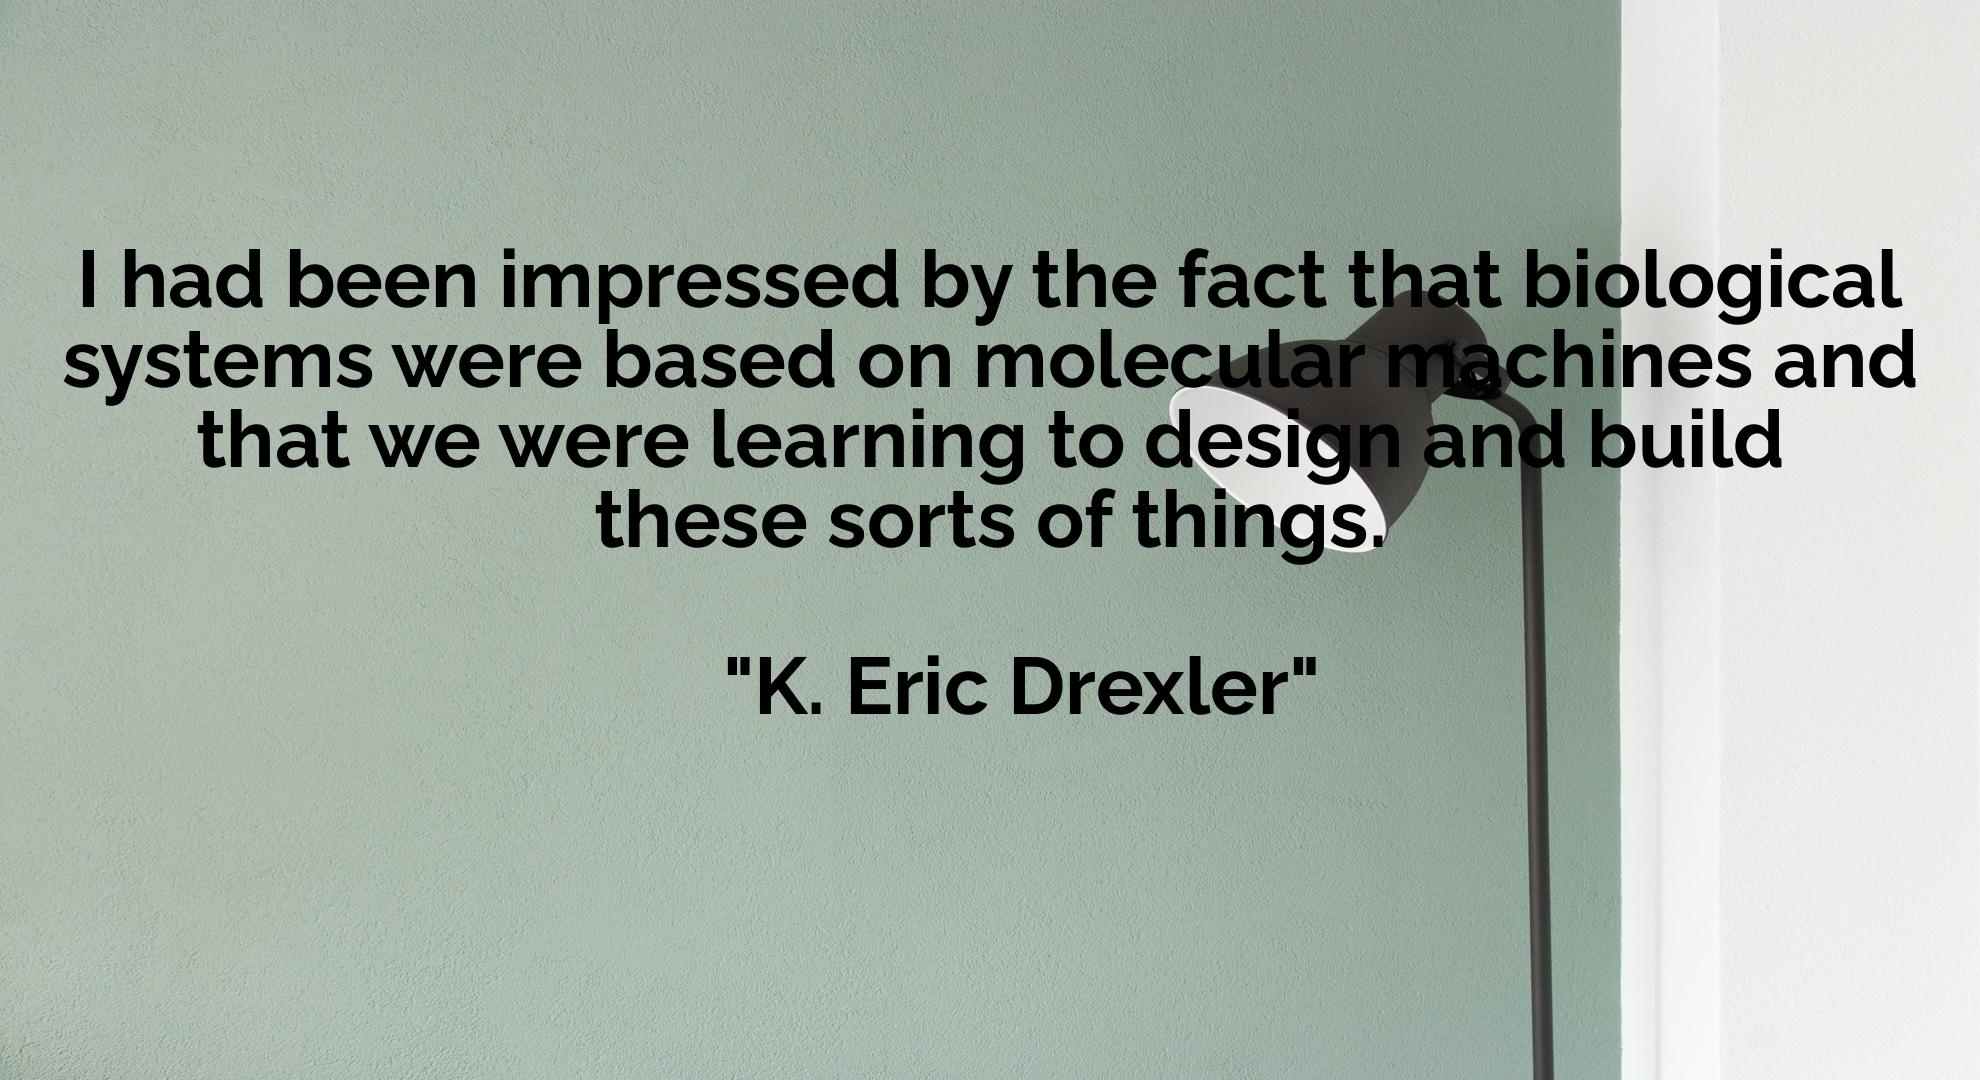

Write Python code to recreate this figure.
from colorthief import ColorThief
from PIL import Image, ImageDraw, ImageFont, ImageColor
import random
import requests
import sys
import tweepy

import keys

def main():

    api_v1 = auth(keys.consumer_key, keys.consumer_secret, access_token=keys.access_token, access_token_secret=keys.access_secret)
    api_v2 = auth_v2(keys.consumer_key, keys.consumer_secret, access_token=keys.access_token, access_token_secret=keys.access_secret)

    categories = ['age', 'alone', 'amazing', 'anger', 'architecture', 'art', 'attitude', 'beauty', 'best', 'birthday', 'business', 'car', 'change', 'communications', 'computers', 'cool', 'courage', 'dad', 'dating', 'death', 'design', 'dreams', 'education', 'environmental', 'equality', 'experience', 'failure', 'faith', 'family', 'famous', 'fear', 'fitness', 'food', 'forgiveness', 'freedom', 'friendship', 'funny', 'future', 'god', 'good', 'government', 'graduation', 'great', 'happiness', 'health', 'history', 'home', 'hope', 'humor', 'imagination', 'inspirational', 'intelligence', 'jealousy', 'knowledge', 'leadership', 'learning', 'legal', 'life', 'love', 'marriage', 'medical', 'men', 'mom', 'money', 'morning', 'movies', 'success']
    category = categories[random.randint(0, len(categories) - 1)]

    quote_data = get_quote(keys.ninja_api, category)
    try:
        author = quote_data[0]['author']
        quote = quote_data[0]['quote']
    except KeyError:
        sys.exit('Api response error')
    quote = add_new_lines(quote, 45)

    image_date = get_image_data(keys.unsplash_api,f'{author},{category}')

    download_img(keys.unsplash_api, image_date, 'image.jpg')

    color = pick_font_color('image.jpg')

    media_path_pre = 'images/premod.jpg'
    media_path_post = 'images/postmod.jpg'

    modify_image('image.jpg', (1980, 1080), media_path_pre, 'JPEG', 99)

    draw(media_path_pre, media_path_post, 'JPEG', quote, author, color)

    media = api_v1.media_upload(filename=media_path_post).media_id

    # creating the tweet
    api_v2.create_tweet(text=f'"{quote_data[0]["quote"]}"\n\n{author}', media_ids=[media])

def auth(consumer_key: str, consumer_secret: str, access_token: str, access_token_secret: str) -> tweepy.API:
    try:
        auth = tweepy.OAuthHandler(consumer_key, consumer_secret)
        auth.set_access_token(
            access_token,
            access_token_secret
        )
        return tweepy.API(auth)
    except requests.exceptions.RequestException as e:
        sys.exit(f"Request Error: {str(e)}")

def auth_v2(api_key, api_secret, access_token, access_token_secret) -> tweepy.Client:
    try:
        client = tweepy.Client(
            consumer_key=api_key,
            consumer_secret=api_secret,
            access_token=access_token,
            access_token_secret=access_token_secret,
        )
        return client
    except requests.exceptions.RequestException as e:
        sys.exit(f"Request Error: {str(e)}") 

def get_quote(api_key: str, category: str, limit: int=1) -> requests:
    try:
        response = requests.get(url='https://api.api-ninjas.com/v1/quotes', headers={'X-Api-Key': f'{api_key}'}, params={'limit': limit, 'category': category})
        return response.json()
    except requests.exceptions.RequestException as e:
        sys.exit(f"Request Error: {str(e)}") 

def get_image_data(access_key: str, query: str, count: int=1) -> requests:
    params = {
    "query": query, 
    "orientation": "landscape", 
    "count": count, 
    "auto": "format",
    }
    try:
        response = requests.get(url='https://api.unsplash.com/photos/random?client_id={}'.format(access_key), params=params)
        return response.json()
    except requests.exceptions.RequestException as e:
        sys.exit(f'Request Error: {str(e)}')

def download_img(access_key: str, img_data, img_path: str='image.jpg') -> str:
    try:
        requests.get(img_data[0]['links']['download_location'], {'client_id': access_key})
    except requests.exceptions.RequestException as e:
        sys.exit(f'Request Error: {str(e)}')

    try:
        img_response = requests.get(img_data[0]["urls"]["raw"])
    except requests.exceptions.RequestException as e:
        sys.exit(f'Request Error: {str(e)}')

    with open(img_path, 'wb') as f:
        f.write(img_response.content)

def grayscale(image_path: str, saved_image: str, format: str='JPEG', quality: int=99,  Grayscale: bool=True):
    if Grayscale:
        with Image.open(image_path).convert('L') as im:   
            im.save(saved_image, format=format.upper(), quality=quality)
    else:
        with Image.open(image_path) as im:
            im.save(saved_image, format=format.upper(), quality=quality)

def modify_image(image_path: str ,size: tuple[int, int], modified_file: str, format: str , quality: int=99) -> None:
    with Image.open(image_path) as im:   
            im.resize(size).save(modified_file, format, quality=quality)

def add_new_lines(string: str, slashed: int) -> str:
    if len(string) <= slashed:
        return string
    s =[]
    for char in string:
        s.append(char)

    initial = slashed
    while True:
        n = string[:slashed].rindex(' ')
        s[n] = '\n'
        slashed += initial
        if len(string) <= slashed:
            return ''.join(s)

def pick_font_color(image_path: str) -> str:
    color_thief = ColorThief(image_path)
    dominant_color = color_thief.get_color(quality=10)

    red, green, blue = dominant_color
    red = red/255.0
    green = green/255.0
    blue = blue/255.0

    if red <= 0.03928:
        red = red / 12.92
    else:
        red = ((red + 0.055) / 1.055) ** 2.4

    if green <= 0.3928:
        green = green / 12.92
    else:
        green = ((green + 0.055) / 1.055) ** 2.4

    if blue <= 0.03928: 
        blue = blue / 12.92 
    else:
        blue = ((blue + 0.055) / 1.055) ** 2.4
    
    img_lum = (0.2126 * red + 0.7152 * green + 0.0722 * blue)
    
    red = ImageColor.getrgb('red')
    yellow = ImageColor.getrgb('yellow')
    green = ImageColor.getrgb('green')
    aqua = ImageColor.getrgb('aqua')
    blue = ImageColor.getrgb('blue')
    purple = ImageColor.getrgb('purple')
    silver = ImageColor.getrgb('silver')
    olive = ImageColor.getrgb('olive')
    font_colors = {'red': red, 'yellow': yellow, 'green': green, 'blue': blue, 'aqua': aqua, 'silver': silver, 'purple': purple, 'olive': olive}

    best_color = ''
    best_contrast = 0.0
    for font_color, font_rgb in font_colors.items():
        red, green, blue = font_rgb
        red = red/255.0
        green = green/255.0
        blue = blue/255.0

        if red <= 0.03928:
            red = red / 12.92
        else:
            red = ((red + 0.055) / 1.055) ** 2.4

        if green <= 0.3928:
            green = green / 12.92
        else:
            green = ((green + 0.055) / 1.055) ** 2.4

        if blue <= 0.03928: 
            blue = blue / 12.92 
        else:
            blue = ((blue + 0.055) / 1.055) ** 2.4
        
        font_lum = (0.2126 * red + 0.7152 * green + 0.0722 * blue)
        contrast = (max(font_lum, img_lum) + 0.05) / (min(font_lum, img_lum) + 0.05)
        if contrast > best_contrast:
            best_contrast = contrast
            best_color = font_color
    
    return best_color
  
def draw(image_path: str, saved_image: str, format: str, quote: str, auther: str, font_color: str='black') -> None:
    with Image.open(image_path) as img:
        draw = ImageDraw.Draw(img)

    fnt = ImageFont.truetype("font/static/Raleway-Bold.ttf", 80)

    # get the middle dimensions for main
    left, top, right, bottom = draw.textbbox((0,0), text=quote, font=fnt)
    quote_width = right - left
    quote_height = bottom - top

    center_x_q = (img.size[0] - quote_width) / 2
    center_y_q = (img.size[1] - quote_height) / 2

    # drawing the text
    draw.multiline_text((center_x_q, center_y_q - 150), text=quote, fill=font_color, font=fnt, align='center')

    # get the middle dimension for auther
    left, top, right, bottom = draw.textbbox((0,0), auther, font=fnt)
    auther_width = right - left
    auther_height = bottom - top

    center_x_a = (img.size[0] - auther_width) / 2
    center_y_a = (img.size[1] - auther_height) / 2

    # drawing the text
    y = center_y_a - center_y_q
    draw.text((center_x_a, center_y_a + y), text=f'"{auther}"', fill=font_color, font=fnt, align='center')

    img.save(saved_image, format.upper())

if __name__ == '__main__':
    main()